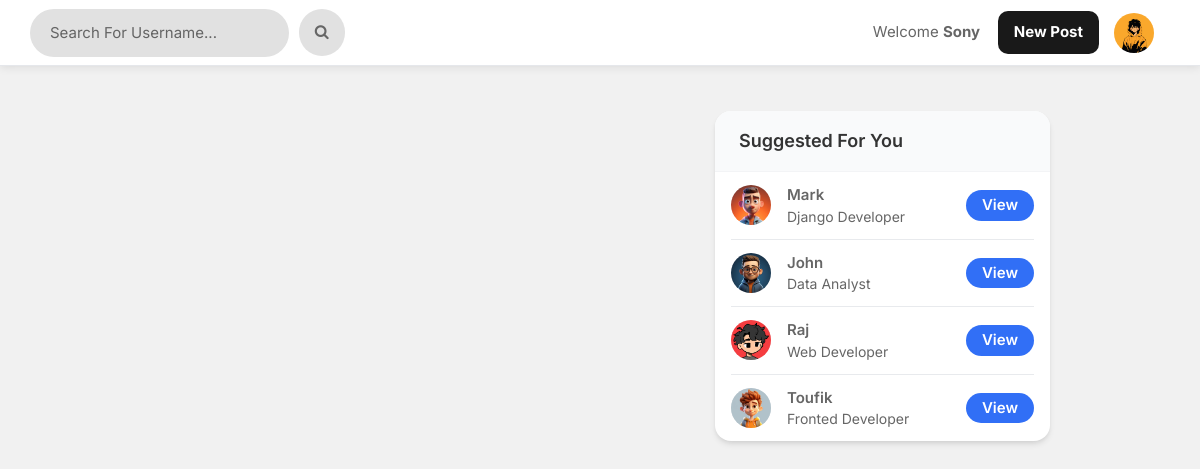
The page / (signed in) on the database its author committed.
### app/models.py (models this page shows, shortened)
class Profile(models.Model):
    user = models.ForeignKey(User, on_delete=models.CASCADE)
    id_user = models.IntegerField()
    bio = models.TextField(blank=True)
    profileimg = models.ImageField(upload_to='profileImages', default='blank-profile-picture.png')
    location = models.CharField(max_length=100, blank=True)

### app/views.py (the view)
# urls.py: path('', views.index, name='index'),
@login_required(login_url='signin')
def index(request):
    user_object = User.objects.get(username=request.user.username)
    user_profile = Profile.objects.get(user=user_object)
    user_following_list = []
    feed = []
    user_following = FollowersCount.objects.filter(follower=request.user.username)
    for users in user_following:
        user_following_list.append(users.user)
    for usernames in user_following_list:
        feed_lists = Post.objects.filter(user=usernames)
        feed.append(feed_lists)
    feed_list = list(chain(*feed))
    all_users = User.objects.all()
    user_following_all = []
    for user in user_following:
        user_list = User.objects.get(username=user.user)
        user_following_all.append(user_list)
    new_suggestions_list = [x for x in list(all_users) if (x not in list(user_following_all))]
    current_user = User.objects.filter(username=request.user.username)
    final_suggestions_list = [x for x in list(new_suggestions_list) if ( x not in list(current_user))]
    random.shuffle(final_suggestions_list)
    username_profile = []
    username_profile_list = []
    for users in final_suggestions_list:
        username_profile.append(users.id)
    for ids in username_profile:
        profile_lists = Profile.objects.filter(id_user=ids)
        username_profile_list.append(profile_lists)
    suggestions_username_profile_list = list(chain(*username_profile_list))
    return render(request, 'index.html', {'user_profile': user_profile, 'posts':feed_list, 'suggestions_username_profile_list': suggestions_username_profile_list[:4]})

### templates/index.html (shortened to what this page needs)
{% load static %}
<!DOCTYPE html>
<html lang="en">
<head>
    <link rel="stylesheet" href="{% static 'assets/css/uikit.css' %}">
    <link rel="stylesheet" href="{% static 'assets/css/style.css' %}">
    <link rel="stylesheet" href="{% static 'assets/css/tailwind.css' %}">
    <link rel="stylesheet" href="{% static 'assets/css/index.css' %}">
    <link rel="stylesheet" href="https://cdnjs.cloudflare.com/ajax/libs/font-awesome/4.7.0/css/font-awesome.min.css">
</head>
<body>
    <header>
        <div class="header_inner">
            <form action="/search" method="POST">
                <div class="left-side">
                    <input class="shadow-none" type="text" name="username" placeholder="Search For Username...">&nbsp;
                    <button type="submit"><i class="fa fa-search fa-1x"></i></button>
                </div>
            </form>
            <div class="right-side lg:pr-4">
                <a href="#" class="user_username">
                    Welcome <b name="" class="">{{user.username}}&nbsp; &nbsp; &nbsp;</b>
                </a>
                <a href="#" class="flex font-bold inline-block items-center upload_btn">
                    New Post
                </a>
                <a href="#">
                    <img src="{{user_profile.profileimg.url}}" class="header-avatar" alt="">
                </a>
            </div>
        </div>
    </header>
    <div class="container m-auto">
        <div class="lg:flex justify-center lg:space-x-10 lg:space-y-0 space-y-5">
            <div class="space-y-5 flex-shrink-0 lg:w-7/12">
            </div>
            <div class="lg:w-5/12">
                <div class="bg-white  shadow-md rounded-md overflow-hidden user_sugg">
                    <div class="bg-gray-50  border-b border-gray-100 flex items-baseline justify-between py-4 px-6 ">
                        <h2 class="font-semibold text-lg">Suggested For You</h2>
                    </div>
                    <div class="divide-gray-300 divide-gray-50 divide-opacity-50 divide-y px-4">
                        {% for suggestion in suggestions_username_profile_list %}
                        <div class="flex items-center justify-between py-3">
                            <div class="flex flex-1 items-center space-x-4">
                                <a href="/profile/{{suggestion.user}}">
                                    <img src="{{suggestion.profileimg.url}}" class="bg-gray-200 rounded-full w-10 h-10">
                                </a>
                                <div class="flex flex-col">
                                    <span class="block capitalize font-semibold">{{suggestion.user}}</span>
                                    <span class="block capitalize text-sm">{{suggestion.bio}}</span>
                                </div>
                            </div>
                            <a href="/profile/{{suggestion.user}}" class="font-semibold px-4 py-1 view_btn">
                                View
                            </a>
                        </div>
                        {% endfor %}
                    </div>
                </div>
            </div>
        </div>
    </div>
</body>
</html>

### static/assets/css/style.css (style rules this page uses)
body { background-color: #B0B3B8 !important; }
button { vertical-align: middle; }
input { height: 48px; line-height: 48px; padding: 0 20px; outline: none; font-size: 15px; color: #808080; max-width: 100%; width: 100%; -webkit-box-sizing: border-box; box-sizing: border-box; display: block; font-weight: 400; opacity: 1; border-radius: 4px; border: none; -webkit-box-shadow: 0 1px 4px 0px rgba(0, 0, 0, 0.12); box-shadow: 0 1px 4px 0px rgba(0, 0, 0, 0.12); }
input[type="text"], input[type="password"], input[type="email"], input[type="number"] { height: 48px; line-height: 48px; padding: 0 20px; outline: none; font-size: 15px; color: #808080; max-width: 100%; width: 100%; -webkit-box-sizing: border-box; box-sizing: border-box; display: block; font-weight: 400; opacity: 1; border-radius: 4px; border: none; -webkit-box-shadow: 0 1px 4px 0px rgba(0, 0, 0, 0.12); box-shadow: 0 1px 4px 0px rgba(0, 0, 0, 0.12); }
input { -webkit-transition: all 0.1s ease-in-out; transition: all 0.1s ease-in-out; }
::placeholder { color: #808080; opacity: 1; }
button { border: none; margin: 0; padding: 0; width: auto; overflow: visible; background: transparent; color: inherit; font: inherit; line-height: normal; cursor: pointer; }
a { color: #be185d; -webkit-transition: 0.3s; transition: 0.3s; outline: none !important; }
button { outline: none !important; }
img { max-width: 100%; }
body { color: #666; font-size: 15px; line-height: 27px; background-color: #f0f2f5; font-family: "Inter", sans-serif; text-transform: none; }
h1, h2, h3, h4, h5, h6 { font-family: "Inter", sans-serif; text-transform: none; }
input[type="text"], input[type="password"], input[type="email"] { font-family: "Inter", sans-serif; text-transform: none; }
button, body .pac-container { font-family: "Inter", sans-serif; text-transform: none; }
h1, h2, h3, h4, h5, h6 { color: #333; font-weight: 500; margin: 0; padding: 0; }
h2 { font-size: 26px; }
b, strong { font-weight: 700 !important; }
@media (min-width: 1024px) { .container { max-width: 900px !important; padding-top: 45px; } }
header { background-color: #fff; left: 0; right: 0; top: 0; z-index: 99; height: 66px; display: -webkit-box; display: -ms-flexbox; display: flex; -webkit-box-align: center; -ms-flex-align: center; align-items: center; border-bottom: 1px solid #e5e7eb; }
header .header_inner { display: -webkit-box; display: -ms-flexbox; display: flex; -webkit-box-align: center; -ms-flex-align: center; align-items: center; max-width: 1090px; margin: auto; width: 100%; max-width: 100% !important; padding: 0 30px; }
header .header_inner .left-side { display: -webkit-box; display: -ms-flexbox; display: flex; -webkit-box-align: center; -ms-flex-align: center; align-items: center; }
header .header_inner .right-side { display: -webkit-box; display: -ms-flexbox; display: flex; -webkit-box-align: center; -ms-flex-align: center; align-items: center; -webkit-box-pack: end; -ms-flex-pack: end; justify-content: flex-end; margin-left: auto; }
header .header_inner .right-side .header-avatar { width: 32px; height: 32px; border-radius: 100%; margin-left: 15px; }
.shadow-none { -webkit-box-shadow: none !important; box-shadow: none !important; }

### static/assets/css/index.css (style rules this page uses)
body { background-color: #f1f1f1 !important; }
header { position: sticky; box-shadow: 0px 1px 9px rgba(0, 0, 0, 0.1); }
.left-side input { background-color: rgb(225, 225, 225); border-radius: 100px; color: rgb(0, 0, 0) !important; }
.left-side input::placeholder { color: rgb(100, 100, 100) !important; }
.left-side button { padding-top: .75rem; padding-bottom: .75rem; padding-left: 1rem; padding-right: 1rem; background-color: red; border-radius: 50px; background-color: rgb(225, 225, 225); }
.user_username { text-transform: capitalize; }
.upload_btn { padding-top: .625rem; padding-bottom: .625rem; padding-right: 1rem; padding-left: 1rem; background-color: rgb(25, 25, 25); color: white !important; border-radius: .625rem; transition: .3s; }
.header-avatar { width: 2.5rem !important; height: 2.5rem !important; }
.user_sugg { border-radius: 1rem; }
.view_btn { background-color: #316FF6; border-radius: 3rem; color: white; transition: .3s; }

### rows shown on the page
Profile: profileimg (picture)
Profile: profileimg (picture), user "Mark", bio "Django Developer"
Profile: profileimg (picture), user "John", bio "Data Analyst"
Profile: profileimg (picture), user "Raj", bio "Web Developer"
Profile: profileimg (picture), user "Toufik", bio "Fronted Developer"

### other values the page prints
{{ user.username }} "Sony"
